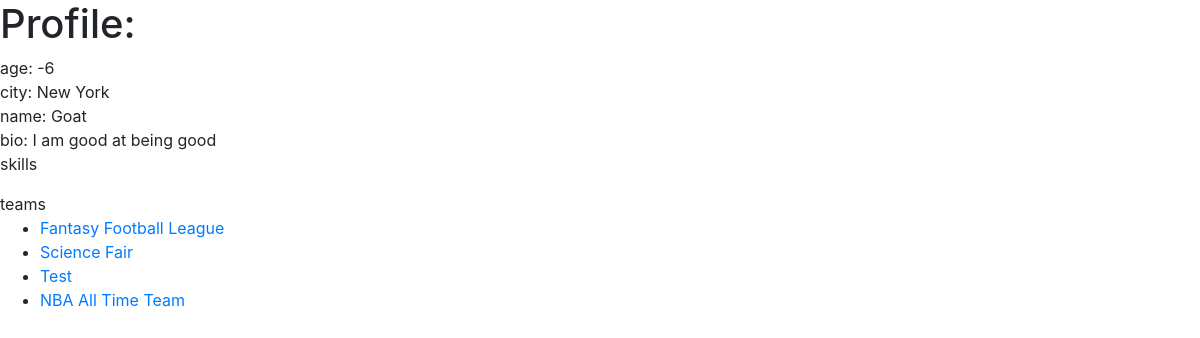
The app's page /app/alexcaruso/, older data.
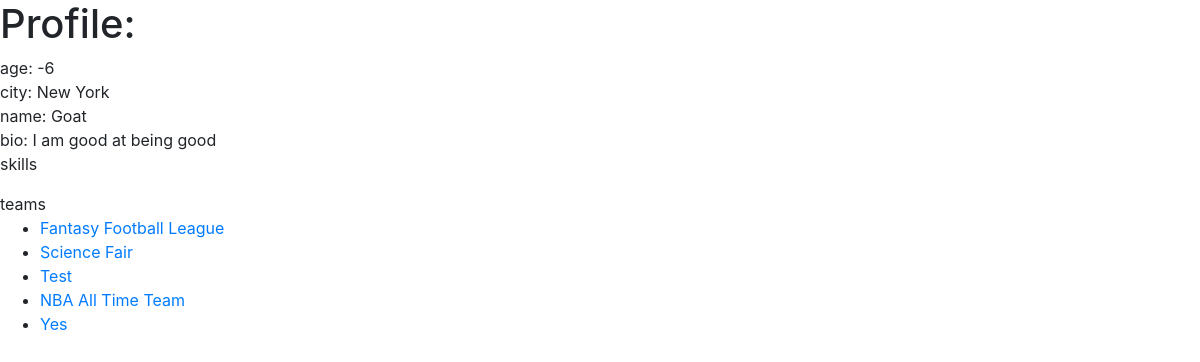
The same page, newer data.
### teamApp/models.py (models this page shows, shortened)
class Team(models.Model):
    project_name = models.CharField(max_length=64, default="Untitled")
    num_members = models.IntegerField(default=0)
    members_needed = models.IntegerField(default=0)
    project_description = models.TextField(max_length=1000)
    members = models.ManyToManyField(User)

### teamApp/views.py (the view)
# urls.py: path('<str:usr>/', views.ProfileView.as_view(), name='profile'),
class ProfileView(View):
    def get(self, request, usr):
        user = User.objects.get(username = usr)
        tags = user.usertag_set.all()
        profile = get_object_or_404(Profile, pk=user)
        teams = user.team_set.all().order_by("-members_needed")
        context = {
            'profile': profile,
            'user': user,
            'teams': teams,
            'tags': tags
        }
        if request.user.username == usr:
            context['isAuthenticated'] = True
            context['isProfileUser'] = True
        else:
            if request.user.is_authenticated:
                context['isAuthenticated'] = True
                context['isProfileUser'] = False
            else:
                context['isAuthenticated'] = False
                context['isProfileUser'] = False
        return render(request, 'teamApp/profile.html', context)

### teamApp/templates/teamApp/profile.html (shortened to what this page needs)
<!DOCTYPE html>
<html>
  <head>
    <link rel="stylesheet" href="https://maxcdn.bootstrapcdn.com/bootstrap/4.4.1/css/bootstrap.min.css" />
  </head>
  <body>
    <h1>Profile: {{username}}</h1>
    <div>age: {{profile.age}}</div>
    <div>city: {{profile.city}}</div>
    <div>name: {{profile.name}}</div>
    <div>bio: {{profile.bio}}</div>
    <div>skills</div>
    <div>teams</div>
    <ul>
      {% for team in profile.user.team_set.all %}
      <li><a href="{% url  'team profile' team.id %}">{{team.project_name}}</a></li>
      {% endfor %}
    </ul>
  </body>
</html>

Row changes from the older to the newer data that the page shows:
added Team: project_name "Yes"
